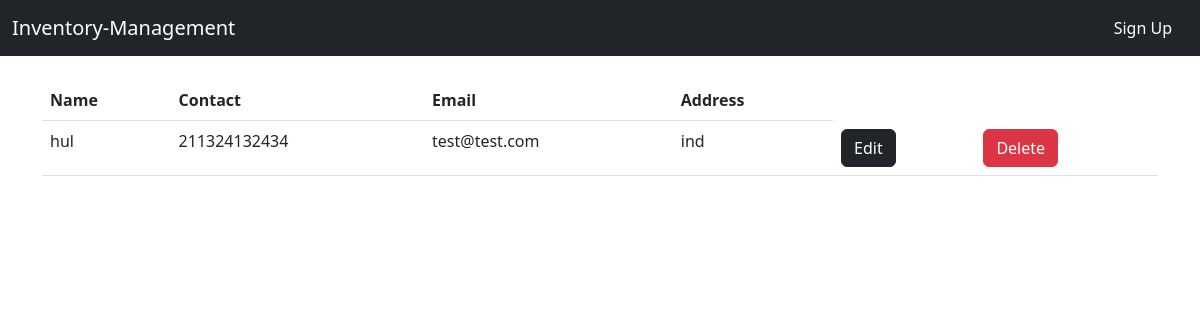
The app's page /supplier/suppliers-list/ with its own data.
### supplier/models.py (models this page shows, shortened)
class SupplierModel(models.Model):
    name = models.CharField(max_length=100)
    contact = models.IntegerField()
    email = models.EmailField()
    address = models.TextField()

### supplier/views.py (the view)
# urls.py: path('suppliers-list/', views.suppliers_list, name='suppliers-list'),
def suppliers_list(request):
    suppliers = SupplierModel.objects.all()
    return render(request, 'supplier/suppliers_list.html', {
        'suppliers': suppliers
    })

### supplier/templates/supplier/suppliers_list.html (shortened to what this page needs)
{% extends 'base.html' %}
{% block content %}
    <div class='container'>
        <table class="table mt-4">
            <thead>
              <tr>
                <th scope="col">Name</th>
                <th scope="col">Contact</th>
                <th scope="col">Email</th>
                <th scope="col">Address</th>
              </tr>
            </thead>
            <tbody>
                {% for supplier in suppliers %}
                    <tr>
                        <td>{{ supplier.name }}</td>
                        <td>{{ supplier.contact }}</td>
                        <td>{{ supplier.email }}</td>
                        <td>{{ supplier.address }}</td>
                        <td><a class='btn btn-dark' href={% url 'edit-supplier' supplier.name %}>Edit</a></td>
                        <td><a class='btn btn-danger' href={% url 'delete-supplier' supplier.name %}>Delete</a></td>
                    </tr>
                {% endfor %}
            </tbody>
          </table>
    </div>
{% endblock %}

### records on screen
SupplierModel: name "hul", contact "211324132434", email "test@test.com", address "ind"
